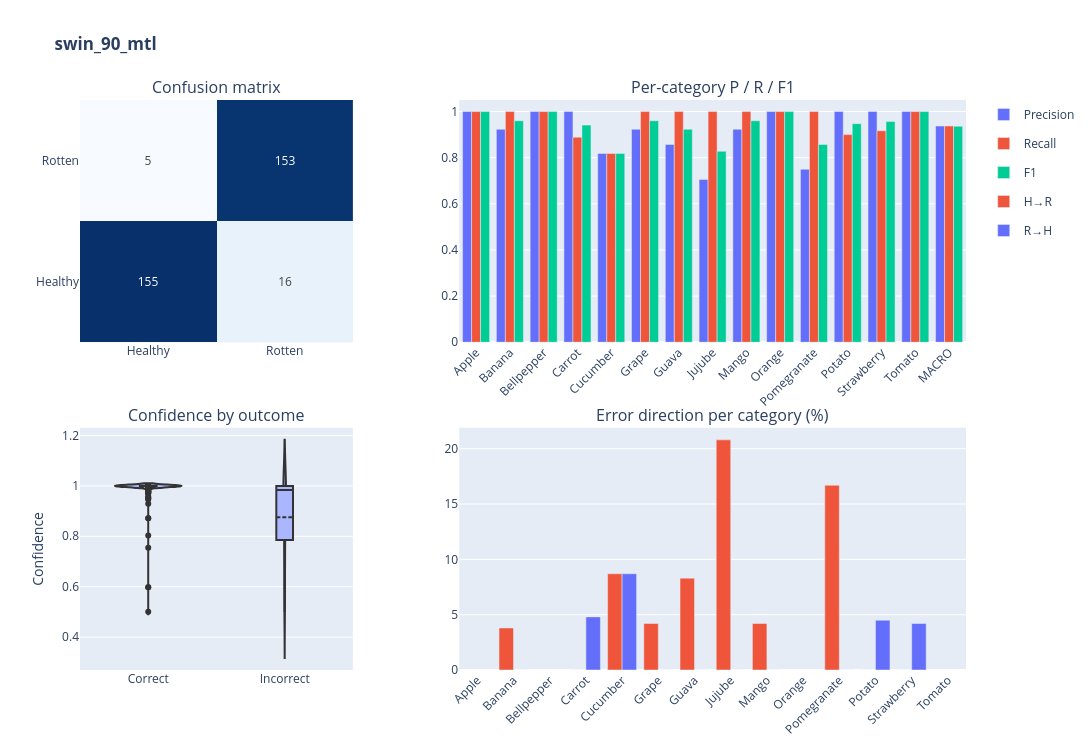
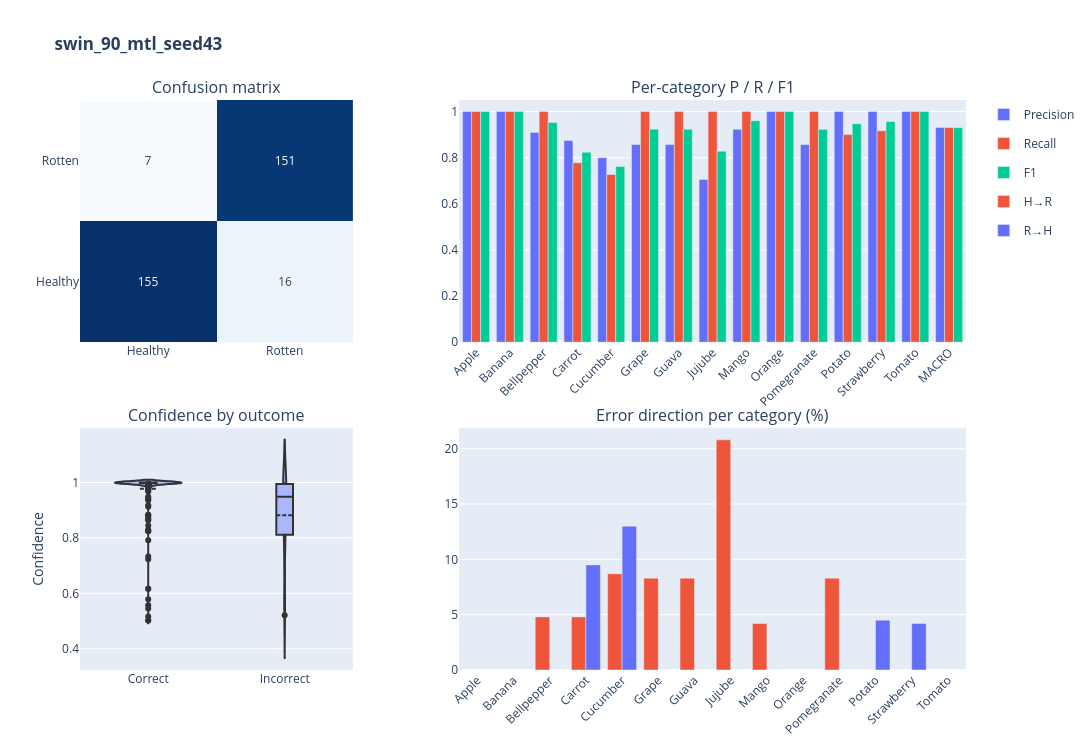
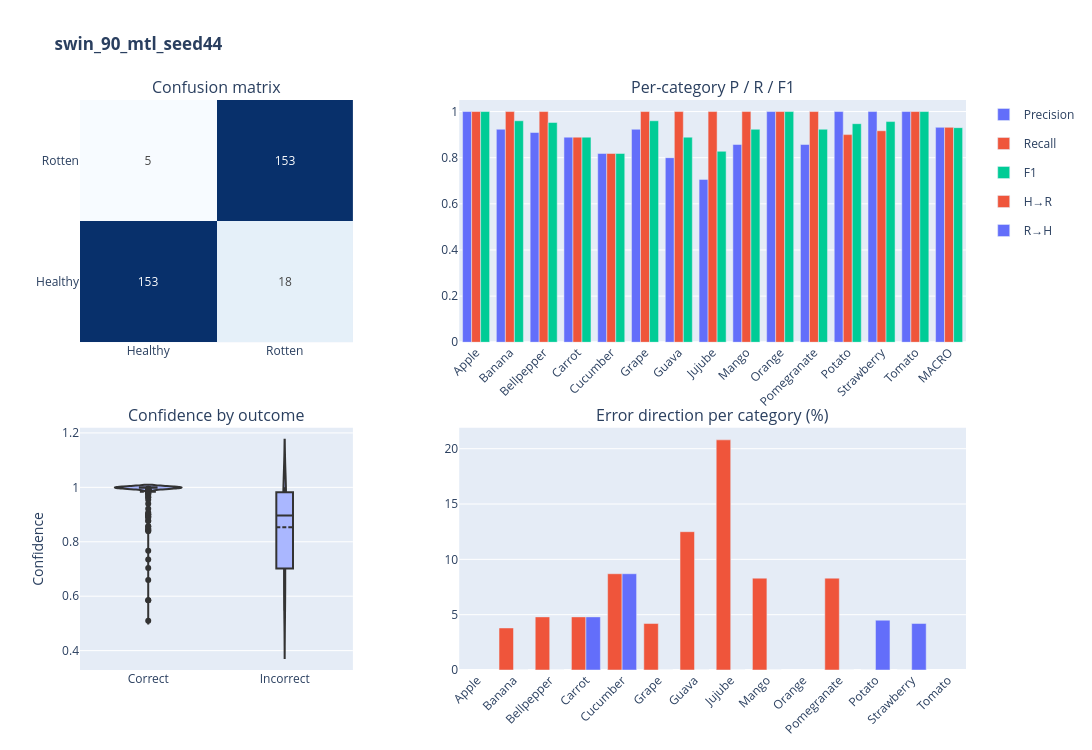
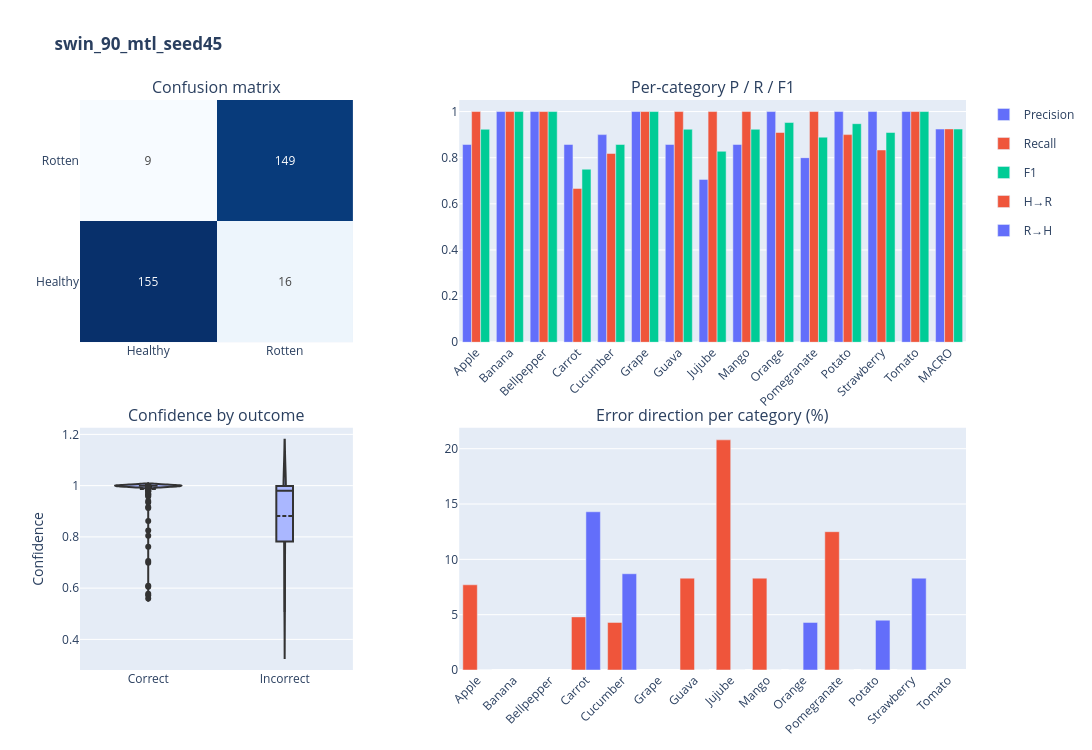

The cell these charts' notebook holds for them, in order:
### Markdown cell above
## 2. Cross-Model Comparison
High-level comparison across all models: overall accuracy, per-category breakdown, and an accuracy heatmap. Key observation: the dirty dataset (largest volume) outperforms cleaner subsets, suggesting data volume dominates over data cleanliness for this task at current scale.

### Code cell
for model_name, df in results.items():
    y_true = df["true_label"].values
    y_pred = df["pred"].values
    conf   = df["confidence"].values

    # ── Precompute all four panels ──
    cm = confusion_matrix(y_true, y_pred)

    categories = sorted(df["produce"].unique())
    rows = []
    for cat in categories:
        sub = df[df["produce"] == cat]
        p, r, f, _ = precision_recall_fscore_support(
            sub["true_label"], sub["pred"], average="binary", zero_division=0)
        rows.append({"Category": cat, "Precision": p, "Recall": r, "F1": f})
    p_mac, r_mac, f_mac, _ = precision_recall_fscore_support(
        y_true, y_pred, average="macro", zero_division=0)
    rows.append({"Category": "MACRO", "Precision": p_mac, "Recall": r_mac, "F1": f_mac})
    prf_df = pd.DataFrame(rows)

    errors = df[~df["correct"]].copy()
    errors["error_type"] = np.where(errors["true_label"] == 0, "H→R", "R→H")
    total = df.groupby("produce").size()
    breakdown = errors.groupby(["produce", "error_type"]).size().unstack(fill_value=0)
    breakdown_pct = (breakdown.div(total, axis=0) * 100).round(1)

    # ── Build 2x2 grid ──
    fig = make_subplots(
        rows=2, cols=2,
        subplot_titles=("Confusion matrix", "Per-category P / R / F1",
                        "Confidence by outcome",  "Error direction per category (%)"),
        horizontal_spacing=0.12, vertical_spacing=0.15,
        column_widths=[0.35, 0.65],
    )

    # 1. Confusion matrix
    fig.add_trace(go.Heatmap(
        z=cm, x=CLASS_NAMES, y=CLASS_NAMES, colorscale="Blues",
        text=cm, texttemplate="%{text}", showscale=False,
    ), row=1, col=1)

    # 2. P/R/F1 per category (grouped bars)
    for metric, color in [("Precision", "#636EFA"), ("Recall", "#EF553B"), ("F1", "#00CC96")]:
        fig.add_trace(go.Bar(
            name=metric, x=prf_df["Category"], y=prf_df[metric],
            marker_color=color, legendgroup=metric,
        ), row=1, col=2)

    # 3. Confidence distribution — violin (plays nice with grouped barmode elsewhere)
    fig.add_trace(go.Violin(
        x=np.where(df["correct"], "Correct", "Incorrect"),
        y=conf, box_visible=True, meanline_visible=True,
        points="outliers", line_color="#333", fillcolor="#AAB7FF",
        showlegend=False,
    ), row=2, col=1)

    # 4. Error direction
    err_long = breakdown_pct.reset_index().melt(id_vars="produce", var_name="error_type", value_name="value")
    for etype, color in [("H→R", "#EF553B"), ("R→H", "#636EFA")]:
        sub = err_long[err_long["error_type"] == etype]
        fig.add_trace(go.Bar(
            name=etype, x=sub["produce"], y=sub["value"],
            marker_color=color, legendgroup=etype,
        ), row=2, col=2)

    fig.update_layout(
        height=750, width=1300,
        title_text=f"<b>{model_name}</b>",
        barmode="group",
    )
    fig.update_xaxes(tickangle=-45, row=1, col=2)
    fig.update_xaxes(tickangle=-45, row=2, col=2)
    fig.update_yaxes(range=[0, 1.05], row=1, col=2)
    fig.update_yaxes(title_text="Confidence", row=2, col=1)

    fig.show()

### Figure 1 — Plotly figure (JSON) as saved in the notebook; plotly's stock layout.template omitted (floating-point values rounded to 4 significant figures; data arrays with more than 128 entries replaced by an {"elided": "..."} marker saying what was removed)
{"data": [{"colorscale": [[0, "rgb(247,251,255)"], [0.125, "rgb(222,235,247)"], [0.25, "rgb(198,219,239)"], [0.375, "rgb(158,202,225)"], [0.5, "rgb(107,174,214)"], [0.625, "rgb(66,146,198)"], [0.75, "rgb(33,113,181)"], [0.875, "rgb(8,81,156)"], [1, "rgb(8,48,107)"]], "showscale": false, "text": [[155, 16], [5, 153]], "texttemplate": "%{text}", "type": "heatmap", "x": ["Healthy", "Rotten"], "xaxis": "x", "y": ["Healthy", "Rotten"], "yaxis": "y", "z": [[155, 16], [5, 153]]}, {"legendgroup": "Precision", "marker": {"color": "#636EFA"}, "name": "Precision", "type": "bar", "x": ["Apple", "Banana", "Bellpepper", "Carrot", "Cucumber", "Grape", "Guava", "Jujube", "Mango", "Orange", "Pomegranate", "Potato", "Strawberry", "Tomato", "MACRO"], "xaxis": "x2", "y": [1.0, 0.9231, 1.0, 1.0, 0.8182, 0.9231, 0.8571, 0.7059, 0.9231, 1.0, 0.75, 1.0, 1.0, 1.0, 0.937], "yaxis": "y2"}, {"legendgroup": "Recall", "marker": {"color": "#EF553B"}, "name": "Recall", "type": "bar", "x": ["Apple", "Banana", "Bellpepper", "Carrot", "Cucumber", "Grape", "Guava", "Jujube", "Mango", "Orange", "Pomegranate", "Potato", "Strawberry", "Tomato", "MACRO"], "xaxis": "x2", "y": [1.0, 1.0, 1.0, 0.8889, 0.8182, 1.0, 1.0, 1.0, 1.0, 1.0, 1.0, 0.9, 0.9167, 1.0, 0.9374], "yaxis": "y2"}, {"legendgroup": "F1", "marker": {"color": "#00CC96"}, "name": "F1", "type": "bar", "x": ["Apple", "Banana", "Bellpepper", "Carrot", "Cucumber", "Grape", "Guava", "Jujube", "Mango", "Orange", "Pomegranate", "Potato", "Strawberry", "Tomato", "MACRO"], "xaxis": "x2", "y": [1.0, 0.96, 1.0, 0.9412, 0.8182, 0.96, 0.9231, 0.8276, 0.96, 1.0, 0.8571, 0.9474, 0.9565, 1.0, 0.9362], "yaxis": "y2"}, {"box": {"visible": true}, "fillcolor": "#AAB7FF", "line": {"color": "#333"}, "meanline": {"visible": true}, "points": "outliers", "showlegend": false, "type": "violin", "x": {"elided": "329 str values"}, "xaxis": "x3", "y": {"elided": "329 float values"}, "yaxis": "y3"}, {"legendgroup": "H→R", "marker": {"color": "#EF553B"}, "name": "H→R", "type": "bar", "x": ["Apple", "Banana", "Bellpepper", "Carrot", "Cucumber", "Grape", "Guava", "Jujube", "Mango", "Orange", "Pomegranate", "Potato", "Strawberry", "Tomato"], "xaxis": "x4", "y": [NaN, 3.8, NaN, 0.0, 8.7, 4.2, 8.3, 20.8, 4.2, NaN, 16.7, 0.0, 0.0, NaN], "yaxis": "y4"}, {"legendgroup": "R→H", "marker": {"color": "#636EFA"}, "name": "R→H", "type": "bar", "x": ["Apple", "Banana", "Bellpepper", "Carrot", "Cucumber", "Grape", "Guava", "Jujube", "Mango", "Orange", "Pomegranate", "Potato", "Strawberry", "Tomato"], "xaxis": "x4", "y": [NaN, 0.0, NaN, 4.8, 8.7, 0.0, 0.0, 0.0, 0.0, NaN, 0.0, 4.5, 4.2, NaN], "yaxis": "y4"}], "layout": {"annotations": [{"font": {"size": 16}, "showarrow": false, "text": "Confusion matrix", "x": 0.154, "xanchor": "center", "xref": "paper", "y": 1, "yanchor": "bottom", "yref": "paper"}, {"font": {"size": 16}, "showarrow": false, "text": "Per-category P / R / F1", "x": 0.714, "xanchor": "center", "xref": "paper", "y": 1, "yanchor": "bottom", "yref": "paper"}, {"font": {"size": 16}, "showarrow": false, "text": "Confidence by outcome", "x": 0.154, "xanchor": "center", "xref": "paper", "y": 0.425, "yanchor": "bottom", "yref": "paper"}, {"font": {"size": 16}, "showarrow": false, "text": "Error direction per category (%)", "x": 0.714, "xanchor": "center", "xref": "paper", "y": 0.425, "yanchor": "bottom", "yref": "paper"}], "barmode": "group", "height": 750, "title": {"text": "<b>swin_90_mtl</b>"}, "width": 1300, "xaxis": {"anchor": "y", "domain": [0, 0.308]}, "xaxis2": {"anchor": "y2", "domain": [0.428, 1], "tickangle": -45}, "xaxis3": {"anchor": "y3", "domain": [0, 0.308]}, "xaxis4": {"anchor": "y4", "domain": [0.428, 1], "tickangle": -45}, "yaxis": {"anchor": "x", "domain": [0.575, 1]}, "yaxis2": {"anchor": "x2", "domain": [0.575, 1], "range": [0, 1.05]}, "yaxis3": {"anchor": "x3", "domain": [0, 0.425], "title": {"text": "Confidence"}}, "yaxis4": {"anchor": "x4", "domain": [0, 0.425]}}}

### Figure 2 — Plotly figure (JSON) as saved in the notebook; plotly's stock layout.template omitted (floating-point values rounded to 4 significant figures; data arrays with more than 128 entries replaced by an {"elided": "..."} marker saying what was removed)
{"data": [{"colorscale": [[0, "rgb(247,251,255)"], [0.125, "rgb(222,235,247)"], [0.25, "rgb(198,219,239)"], [0.375, "rgb(158,202,225)"], [0.5, "rgb(107,174,214)"], [0.625, "rgb(66,146,198)"], [0.75, "rgb(33,113,181)"], [0.875, "rgb(8,81,156)"], [1, "rgb(8,48,107)"]], "showscale": false, "text": [[155, 16], [7, 151]], "texttemplate": "%{text}", "type": "heatmap", "x": ["Healthy", "Rotten"], "xaxis": "x", "y": ["Healthy", "Rotten"], "yaxis": "y", "z": [[155, 16], [7, 151]]}, {"legendgroup": "Precision", "marker": {"color": "#636EFA"}, "name": "Precision", "type": "bar", "x": ["Apple", "Banana", "Bellpepper", "Carrot", "Cucumber", "Grape", "Guava", "Jujube", "Mango", "Orange", "Pomegranate", "Potato", "Strawberry", "Tomato", "MACRO"], "xaxis": "x2", "y": [1.0, 1.0, 0.9091, 0.875, 0.8, 0.8571, 0.8571, 0.7059, 0.9231, 1.0, 0.8571, 1.0, 1.0, 1.0, 0.9305], "yaxis": "y2"}, {"legendgroup": "Recall", "marker": {"color": "#EF553B"}, "name": "Recall", "type": "bar", "x": ["Apple", "Banana", "Bellpepper", "Carrot", "Cucumber", "Grape", "Guava", "Jujube", "Mango", "Orange", "Pomegranate", "Potato", "Strawberry", "Tomato", "MACRO"], "xaxis": "x2", "y": [1.0, 1.0, 1.0, 0.7778, 0.7273, 1.0, 1.0, 1.0, 1.0, 1.0, 1.0, 0.9, 0.9167, 1.0, 0.9311], "yaxis": "y2"}, {"legendgroup": "F1", "marker": {"color": "#00CC96"}, "name": "F1", "type": "bar", "x": ["Apple", "Banana", "Bellpepper", "Carrot", "Cucumber", "Grape", "Guava", "Jujube", "Mango", "Orange", "Pomegranate", "Potato", "Strawberry", "Tomato", "MACRO"], "xaxis": "x2", "y": [1.0, 1.0, 0.9524, 0.8235, 0.7619, 0.9231, 0.9231, 0.8276, 0.96, 1.0, 0.9231, 0.9474, 0.9565, 1.0, 0.9301], "yaxis": "y2"}, {"box": {"visible": true}, "fillcolor": "#AAB7FF", "line": {"color": "#333"}, "meanline": {"visible": true}, "points": "outliers", "showlegend": false, "type": "violin", "x": {"elided": "329 str values"}, "xaxis": "x3", "y": {"elided": "329 float values"}, "yaxis": "y3"}, {"legendgroup": "H→R", "marker": {"color": "#EF553B"}, "name": "H→R", "type": "bar", "x": ["Apple", "Banana", "Bellpepper", "Carrot", "Cucumber", "Grape", "Guava", "Jujube", "Mango", "Orange", "Pomegranate", "Potato", "Strawberry", "Tomato"], "xaxis": "x4", "y": [NaN, NaN, 4.8, 4.8, 8.7, 8.3, 8.3, 20.8, 4.2, NaN, 8.3, 0.0, 0.0, NaN], "yaxis": "y4"}, {"legendgroup": "R→H", "marker": {"color": "#636EFA"}, "name": "R→H", "type": "bar", "x": ["Apple", "Banana", "Bellpepper", "Carrot", "Cucumber", "Grape", "Guava", "Jujube", "Mango", "Orange", "Pomegranate", "Potato", "Strawberry", "Tomato"], "xaxis": "x4", "y": [NaN, NaN, 0.0, 9.5, 13.0, 0.0, 0.0, 0.0, 0.0, NaN, 0.0, 4.5, 4.2, NaN], "yaxis": "y4"}], "layout": {"annotations": [{"font": {"size": 16}, "showarrow": false, "text": "Confusion matrix", "x": 0.154, "xanchor": "center", "xref": "paper", "y": 1, "yanchor": "bottom", "yref": "paper"}, {"font": {"size": 16}, "showarrow": false, "text": "Per-category P / R / F1", "x": 0.714, "xanchor": "center", "xref": "paper", "y": 1, "yanchor": "bottom", "yref": "paper"}, {"font": {"size": 16}, "showarrow": false, "text": "Confidence by outcome", "x": 0.154, "xanchor": "center", "xref": "paper", "y": 0.425, "yanchor": "bottom", "yref": "paper"}, {"font": {"size": 16}, "showarrow": false, "text": "Error direction per category (%)", "x": 0.714, "xanchor": "center", "xref": "paper", "y": 0.425, "yanchor": "bottom", "yref": "paper"}], "barmode": "group", "height": 750, "title": {"text": "<b>swin_90_mtl_seed43</b>"}, "width": 1300, "xaxis": {"anchor": "y", "domain": [0, 0.308]}, "xaxis2": {"anchor": "y2", "domain": [0.428, 1], "tickangle": -45}, "xaxis3": {"anchor": "y3", "domain": [0, 0.308]}, "xaxis4": {"anchor": "y4", "domain": [0.428, 1], "tickangle": -45}, "yaxis": {"anchor": "x", "domain": [0.575, 1]}, "yaxis2": {"anchor": "x2", "domain": [0.575, 1], "range": [0, 1.05]}, "yaxis3": {"anchor": "x3", "domain": [0, 0.425], "title": {"text": "Confidence"}}, "yaxis4": {"anchor": "x4", "domain": [0, 0.425]}}}

### Figure 3 — Plotly figure (JSON) as saved in the notebook; plotly's stock layout.template omitted (floating-point values rounded to 4 significant figures; data arrays with more than 128 entries replaced by an {"elided": "..."} marker saying what was removed)
{"data": [{"colorscale": [[0, "rgb(247,251,255)"], [0.125, "rgb(222,235,247)"], [0.25, "rgb(198,219,239)"], [0.375, "rgb(158,202,225)"], [0.5, "rgb(107,174,214)"], [0.625, "rgb(66,146,198)"], [0.75, "rgb(33,113,181)"], [0.875, "rgb(8,81,156)"], [1, "rgb(8,48,107)"]], "showscale": false, "text": [[153, 18], [5, 153]], "texttemplate": "%{text}", "type": "heatmap", "x": ["Healthy", "Rotten"], "xaxis": "x", "y": ["Healthy", "Rotten"], "yaxis": "y", "z": [[153, 18], [5, 153]]}, {"legendgroup": "Precision", "marker": {"color": "#636EFA"}, "name": "Precision", "type": "bar", "x": ["Apple", "Banana", "Bellpepper", "Carrot", "Cucumber", "Grape", "Guava", "Jujube", "Mango", "Orange", "Pomegranate", "Potato", "Strawberry", "Tomato", "MACRO"], "xaxis": "x2", "y": [1.0, 0.9231, 0.9091, 0.8889, 0.8182, 0.9231, 0.8, 0.7059, 0.8571, 1.0, 0.8571, 1.0, 1.0, 1.0, 0.9315], "yaxis": "y2"}, {"legendgroup": "Recall", "marker": {"color": "#EF553B"}, "name": "Recall", "type": "bar", "x": ["Apple", "Banana", "Bellpepper", "Carrot", "Cucumber", "Grape", "Guava", "Jujube", "Mango", "Orange", "Pomegranate", "Potato", "Strawberry", "Tomato", "MACRO"], "xaxis": "x2", "y": [1.0, 1.0, 1.0, 0.8889, 0.8182, 1.0, 1.0, 1.0, 1.0, 1.0, 1.0, 0.9, 0.9167, 1.0, 0.9315], "yaxis": "y2"}, {"legendgroup": "F1", "marker": {"color": "#00CC96"}, "name": "F1", "type": "bar", "x": ["Apple", "Banana", "Bellpepper", "Carrot", "Cucumber", "Grape", "Guava", "Jujube", "Mango", "Orange", "Pomegranate", "Potato", "Strawberry", "Tomato", "MACRO"], "xaxis": "x2", "y": [1.0, 0.96, 0.9524, 0.8889, 0.8182, 0.96, 0.8889, 0.8276, 0.9231, 1.0, 0.9231, 0.9474, 0.9565, 1.0, 0.9301], "yaxis": "y2"}, {"box": {"visible": true}, "fillcolor": "#AAB7FF", "line": {"color": "#333"}, "meanline": {"visible": true}, "points": "outliers", "showlegend": false, "type": "violin", "x": {"elided": "329 str values"}, "xaxis": "x3", "y": {"elided": "329 float values"}, "yaxis": "y3"}, {"legendgroup": "H→R", "marker": {"color": "#EF553B"}, "name": "H→R", "type": "bar", "x": ["Apple", "Banana", "Bellpepper", "Carrot", "Cucumber", "Grape", "Guava", "Jujube", "Mango", "Orange", "Pomegranate", "Potato", "Strawberry", "Tomato"], "xaxis": "x4", "y": [NaN, 3.8, 4.8, 4.8, 8.7, 4.2, 12.5, 20.8, 8.3, NaN, 8.3, 0.0, 0.0, NaN], "yaxis": "y4"}, {"legendgroup": "R→H", "marker": {"color": "#636EFA"}, "name": "R→H", "type": "bar", "x": ["Apple", "Banana", "Bellpepper", "Carrot", "Cucumber", "Grape", "Guava", "Jujube", "Mango", "Orange", "Pomegranate", "Potato", "Strawberry", "Tomato"], "xaxis": "x4", "y": [NaN, 0.0, 0.0, 4.8, 8.7, 0.0, 0.0, 0.0, 0.0, NaN, 0.0, 4.5, 4.2, NaN], "yaxis": "y4"}], "layout": {"annotations": [{"font": {"size": 16}, "showarrow": false, "text": "Confusion matrix", "x": 0.154, "xanchor": "center", "xref": "paper", "y": 1, "yanchor": "bottom", "yref": "paper"}, {"font": {"size": 16}, "showarrow": false, "text": "Per-category P / R / F1", "x": 0.714, "xanchor": "center", "xref": "paper", "y": 1, "yanchor": "bottom", "yref": "paper"}, {"font": {"size": 16}, "showarrow": false, "text": "Confidence by outcome", "x": 0.154, "xanchor": "center", "xref": "paper", "y": 0.425, "yanchor": "bottom", "yref": "paper"}, {"font": {"size": 16}, "showarrow": false, "text": "Error direction per category (%)", "x": 0.714, "xanchor": "center", "xref": "paper", "y": 0.425, "yanchor": "bottom", "yref": "paper"}], "barmode": "group", "height": 750, "title": {"text": "<b>swin_90_mtl_seed44</b>"}, "width": 1300, "xaxis": {"anchor": "y", "domain": [0, 0.308]}, "xaxis2": {"anchor": "y2", "domain": [0.428, 1], "tickangle": -45}, "xaxis3": {"anchor": "y3", "domain": [0, 0.308]}, "xaxis4": {"anchor": "y4", "domain": [0.428, 1], "tickangle": -45}, "yaxis": {"anchor": "x", "domain": [0.575, 1]}, "yaxis2": {"anchor": "x2", "domain": [0.575, 1], "range": [0, 1.05]}, "yaxis3": {"anchor": "x3", "domain": [0, 0.425], "title": {"text": "Confidence"}}, "yaxis4": {"anchor": "x4", "domain": [0, 0.425]}}}

### Figure 4 — Plotly figure (JSON) as saved in the notebook; plotly's stock layout.template omitted (floating-point values rounded to 4 significant figures; data arrays with more than 128 entries replaced by an {"elided": "..."} marker saying what was removed)
{"data": [{"colorscale": [[0, "rgb(247,251,255)"], [0.125, "rgb(222,235,247)"], [0.25, "rgb(198,219,239)"], [0.375, "rgb(158,202,225)"], [0.5, "rgb(107,174,214)"], [0.625, "rgb(66,146,198)"], [0.75, "rgb(33,113,181)"], [0.875, "rgb(8,81,156)"], [1, "rgb(8,48,107)"]], "showscale": false, "text": [[155, 16], [9, 149]], "texttemplate": "%{text}", "type": "heatmap", "x": ["Healthy", "Rotten"], "xaxis": "x", "y": ["Healthy", "Rotten"], "yaxis": "y", "z": [[155, 16], [9, 149]]}, {"legendgroup": "Precision", "marker": {"color": "#636EFA"}, "name": "Precision", "type": "bar", "x": ["Apple", "Banana", "Bellpepper", "Carrot", "Cucumber", "Grape", "Guava", "Jujube", "Mango", "Orange", "Pomegranate", "Potato", "Strawberry", "Tomato", "MACRO"], "xaxis": "x2", "y": [0.8571, 1.0, 1.0, 0.8571, 0.9, 1.0, 0.8571, 0.7059, 0.8571, 1.0, 0.8, 1.0, 1.0, 1.0, 0.9241], "yaxis": "y2"}, {"legendgroup": "Recall", "marker": {"color": "#EF553B"}, "name": "Recall", "type": "bar", "x": ["Apple", "Banana", "Bellpepper", "Carrot", "Cucumber", "Grape", "Guava", "Jujube", "Mango", "Orange", "Pomegranate", "Potato", "Strawberry", "Tomato", "MACRO"], "xaxis": "x2", "y": [1.0, 1.0, 1.0, 0.6667, 0.8182, 1.0, 1.0, 1.0, 1.0, 0.9091, 1.0, 0.9, 0.8333, 1.0, 0.9247], "yaxis": "y2"}, {"legendgroup": "F1", "marker": {"color": "#00CC96"}, "name": "F1", "type": "bar", "x": ["Apple", "Banana", "Bellpepper", "Carrot", "Cucumber", "Grape", "Guava", "Jujube", "Mango", "Orange", "Pomegranate", "Potato", "Strawberry", "Tomato", "MACRO"], "xaxis": "x2", "y": [0.9231, 1.0, 1.0, 0.75, 0.8571, 1.0, 0.9231, 0.8276, 0.9231, 0.9524, 0.8889, 0.9474, 0.9091, 1.0, 0.924], "yaxis": "y2"}, {"box": {"visible": true}, "fillcolor": "#AAB7FF", "line": {"color": "#333"}, "meanline": {"visible": true}, "points": "outliers", "showlegend": false, "type": "violin", "x": {"elided": "329 str values"}, "xaxis": "x3", "y": {"elided": "329 float values"}, "yaxis": "y3"}, {"legendgroup": "H→R", "marker": {"color": "#EF553B"}, "name": "H→R", "type": "bar", "x": ["Apple", "Banana", "Bellpepper", "Carrot", "Cucumber", "Grape", "Guava", "Jujube", "Mango", "Orange", "Pomegranate", "Potato", "Strawberry", "Tomato"], "xaxis": "x4", "y": [7.7, NaN, NaN, 4.8, 4.3, NaN, 8.3, 20.8, 8.3, 0.0, 12.5, 0.0, 0.0, NaN], "yaxis": "y4"}, {"legendgroup": "R→H", "marker": {"color": "#636EFA"}, "name": "R→H", "type": "bar", "x": ["Apple", "Banana", "Bellpepper", "Carrot", "Cucumber", "Grape", "Guava", "Jujube", "Mango", "Orange", "Pomegranate", "Potato", "Strawberry", "Tomato"], "xaxis": "x4", "y": [0.0, NaN, NaN, 14.3, 8.7, NaN, 0.0, 0.0, 0.0, 4.3, 0.0, 4.5, 8.3, NaN], "yaxis": "y4"}], "layout": {"annotations": [{"font": {"size": 16}, "showarrow": false, "text": "Confusion matrix", "x": 0.154, "xanchor": "center", "xref": "paper", "y": 1, "yanchor": "bottom", "yref": "paper"}, {"font": {"size": 16}, "showarrow": false, "text": "Per-category P / R / F1", "x": 0.714, "xanchor": "center", "xref": "paper", "y": 1, "yanchor": "bottom", "yref": "paper"}, {"font": {"size": 16}, "showarrow": false, "text": "Confidence by outcome", "x": 0.154, "xanchor": "center", "xref": "paper", "y": 0.425, "yanchor": "bottom", "yref": "paper"}, {"font": {"size": 16}, "showarrow": false, "text": "Error direction per category (%)", "x": 0.714, "xanchor": "center", "xref": "paper", "y": 0.425, "yanchor": "bottom", "yref": "paper"}], "barmode": "group", "height": 750, "title": {"text": "<b>swin_90_mtl_seed45</b>"}, "width": 1300, "xaxis": {"anchor": "y", "domain": [0, 0.308]}, "xaxis2": {"anchor": "y2", "domain": [0.428, 1], "tickangle": -45}, "xaxis3": {"anchor": "y3", "domain": [0, 0.308]}, "xaxis4": {"anchor": "y4", "domain": [0.428, 1], "tickangle": -45}, "yaxis": {"anchor": "x", "domain": [0.575, 1]}, "yaxis2": {"anchor": "x2", "domain": [0.575, 1], "range": [0, 1.05]}, "yaxis3": {"anchor": "x3", "domain": [0, 0.425], "title": {"text": "Confidence"}}, "yaxis4": {"anchor": "x4", "domain": [0, 0.425]}}}
